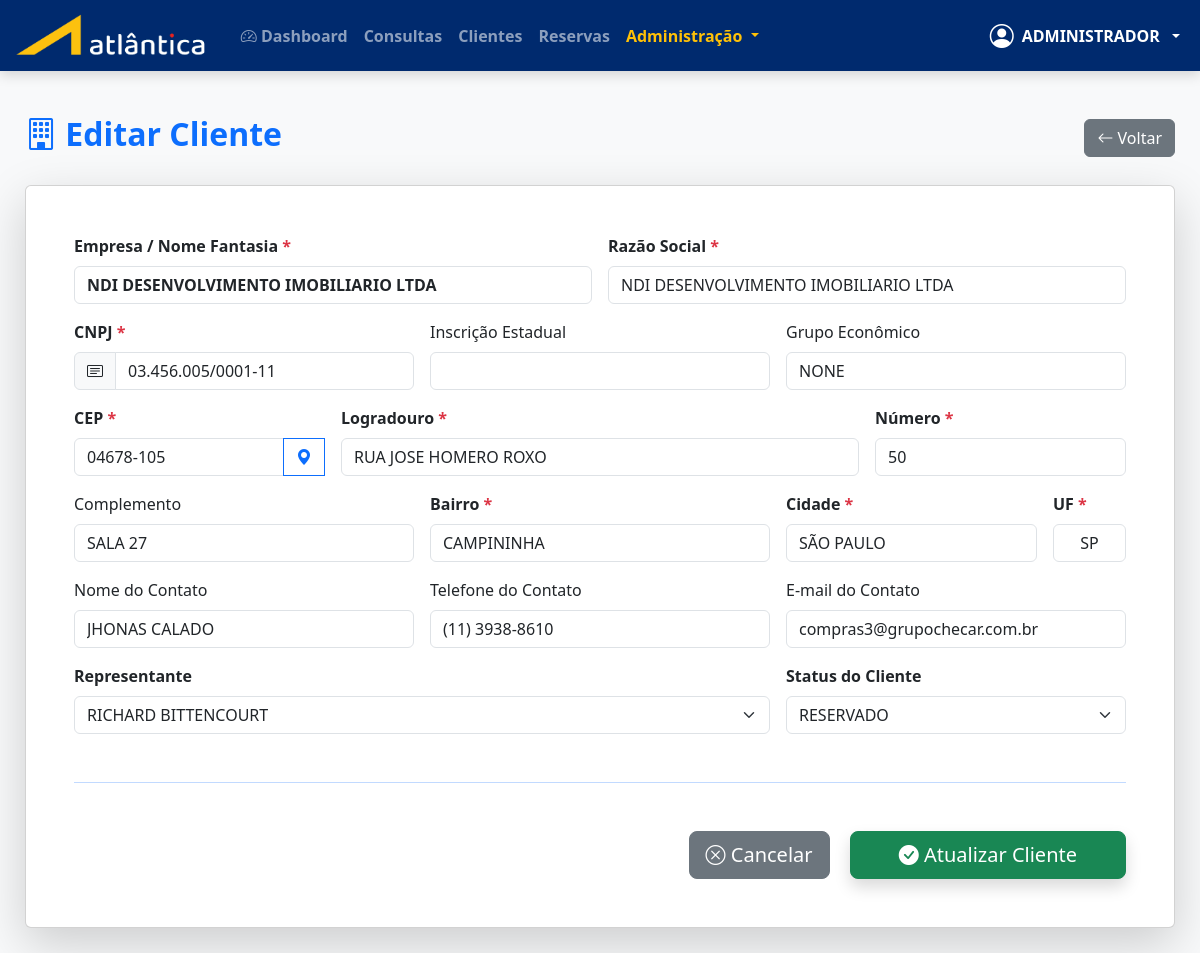
The page /clientes/form/1 (signed in) on the database its author committed.
### app.py (models this page shows, shortened)
class Usuario(db.Model, UserMixin):
    id = db.Column(db.Integer, primary_key=True)
    nome = db.Column(db.String(100), nullable=False)
    email = db.Column(db.String(100), unique=True, nullable=False)
    telefone = db.Column(db.String(20))
    senha_hash = db.Column(db.String(255), nullable=False)
    tipo_usuario_id = db.Column(db.Integer, db.ForeignKey('tipo_usuario.id'))
    gerente_id = db.Column(db.Integer, db.ForeignKey('usuario.id'))
    nivel_acesso = db.Column(db.Integer, default=10)
    status = db.Column(db.String(10), default='ATIVO')
    tipo = db.relationship('TipoUsuario', backref='usuarios')
    gerente = db.relationship('Usuario', remote_side=[id], uselist=False)

class Cliente(db.Model):
    id = db.Column(db.Integer, primary_key=True)
    empresa = db.Column(db.String(100), nullable=False)
    razao_social = db.Column(db.String(150))
    cnpj = db.Column(db.String(18), unique=True, nullable=False)
    ie = db.Column(db.String(20))
    grupo = db.Column(db.String(100))
    cep = db.Column(db.String(9))
    logradouro = db.Column(db.String(100))
    numero = db.Column(db.String(10))
    complemento = db.Column(db.String(50))
    bairro = db.Column(db.String(50))
    cidade = db.Column(db.String(50))
    estado = db.Column(db.String(2))
    nome_contato = db.Column(db.String(100))
    telefone_contato = db.Column(db.String(20))
    email_contato = db.Column(db.String(100))
    nome_representante = db.Column(db.String(100))
    status_cliente = db.Column(db.String(20), default='RESERVADO')
    data_cadastro = db.Column(db.DateTime, default=datetime.utcnow)

### app.py (the view, shortened to what this page needs)
@app.route('/clientes/form', methods=['GET', 'POST'])
@app.route('/clientes/form/<int:id>', methods=['GET', 'POST'])
@login_required
@permissao_requerida("Clientes - Criar")
def cliente_form(id=None):
    if id and not tem_permissao("Clientes - Editar"):
        flash("Você não tem permissão para editar clientes.", "danger")
        return redirect(url_for('clientes'))
    cliente = Cliente.query.get_or_404(id) if id else None
    representantes = Usuario.query.join(TipoUsuario).filter(TipoUsuario.tipo_usuario == 'REPRESENTANTE').all()
    return render_template('clientes/form.html',
                         cliente=cliente,
                         representantes=representantes)

### app.py (called while the page is built, shortened)
def tem_permissao(nivel_necessario=None, funcao=None):
    if current_user.nivel_acesso == 0:  # Admin sempre pode tudo
        return True

def permissao_requerida(funcao=None):
    @wraps(funcao)
    def decorator(f):
        @wraps(f)
        def wrapper(*args, **kwargs):
            if not tem_permissao(funcao=funcao):
                flash('Você não tem permissão para acessar esta função.', 'danger')
                return redirect(url_for('dashboard'))
            return f(*args, **kwargs)
        return wrapper
    return decorator

@login_manager.user_loader
def load_user(id):
    return Usuario.query.get(int(id))

@app.after_request
def after_request(response):
    response.headers["Cache-Control"] = "no-cache, no-store, must-revalidate, public, max-age=0"
    response.headers["Expires"] = "0"
    response.headers["Pragma"] = "no-cache"
    return response

@app.after_request
def add_no_cache(response):
    if request.path.startswith('/reservas'):
        response.headers['Cache-Control'] = 'no-store, no-cache, must-revalidate, max-age=0'
        response.headers['Pragma'] = 'no-cache'
    return response

@app.context_processor
def utility_processor():
    def hoje():
        return date.today()
    return dict(hoje=hoje)

@app.context_processor
def inject_everything():
    endpoints = {rule.endpoint for rule in app.url_map.iter_rules()}
    def tem_permissao(funcao=None):
        if not current_user.is_authenticated:
            return False
        if current_user.nivel_acesso == 0:  # Admin vê tudo
            return True
    def url_safe(endpoint, **vals):
        return url_for(endpoint, **vals) if endpoint in endpoints else '#'
    def endpoint_existe(nome):
        return nome in endpoints
    return dict(
        tem_permissao=tem_permissao,
                url_safe=url_safe,
                endpoint_existe=endpoint_existe)

### templates/clientes/form.html (shortened to what this page needs)
{% extends "base.html" %}
{% block content %}
<div class="d-flex justify-content-between align-items-center mb-4">
    <h2 class="text-primary fw-bold">
        <i class="bi bi-building"></i>
        {{ 'Novo Cliente' if not cliente else 'Editar Cliente' }}
    </h2>
    <a href="{{ url_for('clientes') }}" class="btn btn-secondary">
        <i class="bi bi-arrow-left"></i> Voltar
    </a>
</div>
<div class="card card-atlantica shadow-lg">
    <div class="card-body p-5">
        <form method="POST" action="" id="formCliente" class="needs-validation" novalidate>
            <div class="row g-3">
                <div class="col-md-6">
                    <label class="form-label fw-bold">Empresa / Nome Fantasia <span class="text-danger">*</span></label>
                    <input type="text" name="empresa" class="form-control text-uppercase fw-bold" required autofocus
                           value="{{ cliente.empresa if cliente else '' }}" placeholder="Ex: Atlântica Distribuidora">
                </div>
                <div class="col-md-6">
                    <label class="form-label fw-bold">Razão Social <span class="text-danger">*</span></label>
                    <input type="text" name="razao_social" class="form-control text-uppercase" required
                           value="{{ cliente.razao_social if cliente else '' }}">
                </div>
                <div class="col-md-4">
                    <label class="form-label fw-bold">CNPJ <span class="text-danger">*</span></label>
                    <div class="input-group">
                        <span class="input-group-text"><i class="bi bi-card-text"></i></span>
                        <input type="text" name="cnpj" class="form-control" data-mask="cnpj" required
                               value="{{ cliente.cnpj if cliente else '' }}"
                               {{ 'readonly' if cliente else '' }} placeholder="00.000.000/0000-00">
                    </div>
                </div>
                <div class="col-md-4">
                    <label class="form-label">Inscrição Estadual</label>
                    <input type="text" name="ie" class="form-control text-uppercase"
                           value="{{ cliente.ie if cliente else '' }}">
                </div>
                <div class="col-md-4">
                    <label class="form-label">Grupo Econômico</label>
                    <input type="text" name="grupo" class="form-control text-uppercase"
                           value="{{ cliente.grupo if cliente else '' }}">
                </div>
                <div class="col-md-3">
                    <label class="form-label fw-bold">CEP <span class="text-danger">*</span></label>
                    <div class="input-group">
                        <input type="text" name="cep" id="cep" class="form-control" required
                               value="{{ cliente.cep if cliente else '' }}" placeholder="00000-000">
                        <button class="btn btn-outline-primary" type="button" id="btnBuscarCep">
                            <i class="bi bi-geo-alt-fill"></i>
                        </button>
                    </div>
                </div>
                <div class="col-md-6">
                    <label class="form-label fw-bold">Logradouro <span class="text-danger">*</span></label>
                    <input type="text" name="logradouro" id="logradouro" class="form-control text-uppercase" required
                           value="{{ cliente.logradouro if cliente else '' }}">
                </div>
                <div class="col-md-3">
                    <label class="form-label fw-bold">Número <span class="text-danger">*</span></label>
                    <input type="text" name="numero" class="form-control" required
                           value="{{ cliente.numero if cliente else '' }}">
                </div>
                <div class="col-md-4">
                    <label class="form-label">Complemento</label>
                    <input type="text" name="complemento" id="complemento" class="form-control text-uppercase"
                           value="{{ cliente.complemento if cliente else '' }}">
                </div>
                <div class="col-md-4">
                    <label class="form-label fw-bold">Bairro <span class="text-danger">*</span></label>
                    <input type="text" name="bairro" id="bairro" class="form-control text-uppercase" required
                           value="{{ cliente.bairro if cliente else '' }}">
                </div>
                <div class="col-md-3">
                    <label class="form-label fw-bold">Cidade <span class="text-danger">*</span></label>
                    <input type="text" name="cidade" id="cidade" class="form-control text-uppercase" required
                           value="{{ cliente.cidade if cliente else '' }}">
                </div>
                <div class="col-md-1">
                    <label class="form-label fw-bold">UF <span class="text-danger">*</span></label>
                    <input type="text" name="estado" id="estado" class="form-control text-uppercase text-center" maxlength="2" required
                           value="{{ cliente.estado if cliente else '' }}">
                </div>
                <div class="col-md-4">
                    <label class="form-label">Nome do Contato</label>
                    <input type="text" name="nome_contato" class="form-control text-uppercase"
                           value="{{ cliente.nome_contato if cliente else '' }}">
                </div>
                <div class="col-md-4">
                    <label class="form-label">Telefone do Contato</label>
                    <input type="text" name="telefone_contato" class="form-control" data-mask="telefone"
                           value="{{ cliente.telefone_contato if cliente else '' }}">
                </div>
                <div class="col-md-4">
                    <label class="form-label">E-mail do Contato</label>
                    <input type="email" name="email_contato" class="form-control"
                           value="{{ cliente.email_contato if cliente else '' }}">
                </div>
                <div class="col-md-8">
                    <label class="form-label fw-bold">Representante</label>
                    <select name="nome_representante" class="form-select">
                        {% for rep in representantes %}
                        <option value="{{ rep.nome }}"
                            {{ 'selected' if cliente and cliente.nome_representante == rep.nome else '' }}>
                            {{ rep.nome }}
                        </option>
                        {% endfor %}
                    </select>
                </div>
                <div class="col-md-4">
                    <label class="form-label fw-bold">Status do Cliente</label>
                    <select name="status_cliente" class="form-select">
                        <option value="RESERVADO" {{ 'selected' if not cliente or cliente.status_cliente == 'ATIVO' else '' }}>RESERVADO</option>
                    </select>
                </div>
            </div>
            <hr class="my-5 border-primary">
            <div class="text-end">
                <a href="{{ url_for('clientes') }}" class="btn btn-secondary btn-lg me-3">
                    <i class="bi bi-x-circle"></i> Cancelar
                </a>
                <button type="submit" class="btn btn-success btn-lg px-5 shadow">
                    <i class="bi-check-circle-fill"></i>
                    {{ 'Salvar Cliente' if not cliente else 'Atualizar Cliente' }}
                </button>
            </div>
        </form>
    </div>
</div>
{% endblock %}

### templates/base.html (shortened to what this page needs)
<!DOCTYPE html>
<html lang="pt-BR">
<head>
    <link href="https://cdn.jsdelivr.net/npm/bootstrap@5.3.3/dist/css/bootstrap.min.css" rel="stylesheet">
    <link href="https://cdn.jsdelivr.net/npm/bootstrap-icons@1.11.3/font/bootstrap-icons.css" rel="stylesheet">
    <link rel="stylesheet" href="{{ url_for('static', filename='css/style.css') }}">
</head>
<body>
<nav class="navbar navbar-expand-lg navbar-dark navbar-atlantica navbar-fixed">
        <div class="container-fluid">
            <a class="navbar-brand fw-bold d-flex align-items-center" href="{{ url_for('dashboard') if current_user.is_authenticated else url_for('login') }}">
                <img src="{{ url_for('static', filename='img/logo-atlantica.png') }}" alt="Atlântica" height="45" class="me-2">
            </a>
            <div class="collapse navbar-collapse" id="navbarNav">
                <ul class="navbar-nav me-auto">
                    {% if current_user.is_authenticated %}
                        <li class="nav-item">
                            <a class="nav-link" href="{{ url_for('dashboard') }}">
                                <i class="bi bi-speedometer2"></i> Dashboard
                            </a>
                        </li>
                            {% if tem_permissao("Consultas - Listar") and endpoint_existe('consultas') %}
                        <li class="nav-item">
                            <a class="nav-link" href="{{ url_for('consultas') }}">Consultas</a>
                        </li>
                        {% endif %}
                         {% if tem_permissao("Clientes - Listar") and endpoint_existe('clientes') %}
                        <li class="nav-item">
                            <a class="nav-link" href="{{ url_for('clientes') }}">Clientes</a>
                        </li>
                        {% endif %}
                        {% if tem_permissao("Reservas - Listar") and endpoint_existe('reservas') %}
                        <li class="nav-item">
                            <a class="nav-link" href="{{ url_for('reservas') }}">Reservas</a>
                        </li>
                        {% endif %}
                        {% if current_user.nivel_acesso == 0 %}
                        <li class="nav-item dropdown">
                            <a class="nav-link dropdown-toggle text-warning fw-bold" href="#" data-bs-toggle="dropdown">
                                Administração
                            </a>
                        </li>
                        {% endif %}
                    {% endif %}
                </ul>
                <ul class="navbar-nav ms-auto align-items-center">
                    {% if current_user.is_authenticated %}
                    <li class="nav-item dropdown">
                        <a class="nav-link dropdown-toggle text-white fw-bold d-flex align-items-center gap-2" href="#" data-bs-toggle="dropdown">
                            <i class="bi bi-person-circle fs-4"></i>
                            <div class="text-start">
                                <div>{{ current_user.nome.split()[0] }}</div>
                            </div>
                        </a>
                    </li>
                    {% else %}
                    <li class="nav-item">
                        <a class="nav-link" href="{{ url_for('login') }}">Entrar</a>
                    </li>
                    {% endif %}
                </ul>
            </div>
        </div>
    </nav>
    <div class="main-content">
        {% block content %}{% endblock %}
    </div>
</body>
</html>

### static/css/style.css (style rules this page uses)
:root { --azul-atlantica: #003087; --azul-claro: #005eb8; --cinza-claro: #f5f5f5; }
body { font-family: 'Roboto', sans-serif; background: var(--cinza-claro); }
.navbar { background: var(--azul-atlantica); }
.text-uppercase { text-transform: uppercase; }

### templates/base.html (style rules this page uses)
:root { --azul-atlantica: #003087; }
body { background: #f8f9fa; font-family: 'Segoe UI', sans-serif; }
.navbar-fixed { position: fixed; top: 0; left: 0; right: 0; z-index: 1030; box-shadow: 0 4px 12px rgba(0,0,0,0.15); }
.main-content { margin-top: 90px; padding: 25px; }
.nav-link { font-weight: 600; transition: all 0.2s; }
:root { --azul-atlantica: #002A6E; }
.navbar-atlantica { background: var(--azul-atlantica) !important; }

### rows shown on the page
Usuario: nome "ADMINISTRADOR"
Cliente: empresa "NDI DESENVOLVIMENTO IMOBILIARIO LTDA", razao_social "NDI DESENVOLVIMENTO IMOBILIARIO LTDA", cnpj "03.456.005/0001-11", grupo "None", cep "04678-105", logradouro "RUA JOSE HOMERO ROXO", numero "50", complemento "SALA 27", bairro "CAMPININHA", cidade "SÃO PAULO", estado "SP", nome_contato "JHONAS CALADO", telefone_contato "(11) 3938-8610", email_contato "compras3@grupochecar.com.br"

### other values the page prints
{{ 'Novo Cliente' if not cliente else 'Editar Cliente' }} "Editar Cliente"
{{ 'Salvar Cliente' if not cliente else 'Atualizar Cliente' }} "Atualizar Cliente"
form field nome_representante "RICHARD BITTENCOURT"
